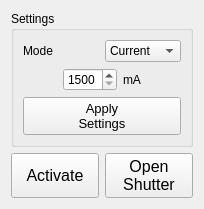
             <widget class="QWidget" name="tab_2">
              <attribute name="title">
               <string>Depletion</string>
              </attribute>
              <layout class="QGridLayout" name="gridLayout_5">
               <item row="0" column="0">
                <layout class="QVBoxLayout" name="verticalLayout_9">
                 <item>
                  <widget class="QGroupBox" name="groupBox_4">
                   <property name="title">
                    <string>Settings</string>
                   </property>
                   <layout class="QVBoxLayout" name="verticalLayout_8">
                    <item>
                     <layout class="QHBoxLayout" name="horizontalLayout_2">
                      <item>
                       <widget class="QLabel" name="label_6">
                        <property name="text">
                         <string>Mode</string>
                        </property>
                       </widget>
                      </item>
                      <item>
                       <widget class="QComboBox" name="comboBox">
                        <item>
                         <property name="text">
                          <string>Current</string>
                         </property>
                        </item>
                        <item>
                         <property name="text">
                          <string>Power</string>
                         </property>
                        </item>
                       </widget>
                      </item>
                     </layout>
                    </item>
                    <item>
                     <layout class="QHBoxLayout" name="horizontalLayout_10">
                      <item>
                       <spacer name="horizontalSpacer_10">
                        <property name="orientation">
                         <enum>Qt::Horizontal</enum>
                        </property>
                        <property name="sizeHint" stdset="0">
                         <size>
                          <width>40</width>
                          <height>20</height>
                         </size>
                        </property>
                       </spacer>
                      </item>
                      <item>
                       <widget class="QSpinBox" name="spinBox">
                        <property name="sizePolicy">
                         <sizepolicy hsizetype="Expanding" vsizetype="Fixed">
                          <horstretch>0</horstretch>
                          <verstretch>0</verstretch>
                         </sizepolicy>
                        </property>
                        <property name="minimum">
                         <number>1500</number>
                        </property>
                        <property name="maximum">
                         <number>3000</number>
                        </property>
                       </widget>
                      </item>
                      <item>
                       <widget class="QLabel" name="label_8">
                        <property name="text">
                         <string>mA</string>
                        </property>
                       </widget>
                      </item>
                      <item>
                       <spacer name="horizontalSpacer_11">
                        <property name="orientation">
                         <enum>Qt::Horizontal</enum>
                        </property>
                        <property name="sizeHint" stdset="0">
                         <size>
                          <width>40</width>
                          <height>20</height>
                         </size>
                        </property>
                       </spacer>
                      </item>
                     </layout>
                    </item>
                    <item>
                     <spacer name="verticalSpacer_2">
                      <property name="orientation">
                       <enum>Qt::Vertical</enum>
                      </property>
                      <property name="sizeHint" stdset="0">
                       <size>
                        <width>5</width>
                        <height>0</height>
                       </size>
                      </property>
                     </spacer>
                    </item>
                    <item>
                     <widget class="QPushButton" name="depEmissionOn_3">
                      <property name="font">
                       <font>
                        <pointsize>10</pointsize>
                       </font>
                      </property>
                      <property name="focusPolicy">
                       <enum>Qt::StrongFocus</enum>
                      </property>
                      <property name="text">
                       <string>Apply 
Settings</string>
                      </property>
                      <property name="autoDefault">
                       <bool>false</bool>
                      </property>
                      <property name="default">
                       <bool>false</bool>
                      </property>
                      <property name="flat">
                       <bool>false</bool>
                      </property>
                     </widget>
                    </item>
                    <item>
                     <spacer name="verticalSpacer">
                      <property name="orientation">
                       <enum>Qt::Vertical</enum>
                      </property>
                      <property name="sizeHint" stdset="0">
                       <size>
                        <width>20</width>
                        <height>0</height>
                       </size>
                      </property>
                     </spacer>
                    </item>
                   </layout>
                  </widget>
                 </item>
                 <item>
                  <layout class="QHBoxLayout" name="horizontalLayout_11">
                   <item>
                    <widget class="QPushButton" name="depEmissionOn">
                     <property name="sizePolicy">
                      <sizepolicy hsizetype="Expanding" vsizetype="Expanding">
                       <horstretch>0</horstretch>
                       <verstretch>0</verstretch>
                      </sizepolicy>
                     </property>
                     <property name="maximumSize">
                      <size>
                       <width>999</width>
                       <height>100</height>
                      </size>
                     </property>
                     <property name="font">
                      <font>
                       <pointsize>12</pointsize>
                      </font>
                     </property>
                     <property name="text">
                      <string>Activate</string>
                     </property>
                    </widget>
                   </item>
                   <item>
                    <widget class="QPushButton" name="depEmissionOn_2">
                     <property name="sizePolicy">
                      <sizepolicy hsizetype="Expanding" vsizetype="Expanding">
                       <horstretch>0</horstretch>
                       <verstretch>0</verstretch>
                      </sizepolicy>
                     </property>
                     <property name="minimumSize">
                      <size>
                       <width>50</width>
                       <height>0</height>
                      </size>
                     </property>
                     <property name="maximumSize">
                      <size>
                       <width>999</width>
                       <height>100</height>
                      </size>
                     </property>
                     <property name="font">
                      <font>
                       <pointsize>12</pointsize>
                      </font>
                     </property>
                     <property name="text">
                      <string>Open 
Shutter</string>
                     </property>
                    </widget>
                   </item>
                  </layout>
                 </item>
                </layout>
               </item>
              </layout>
             </widget>
